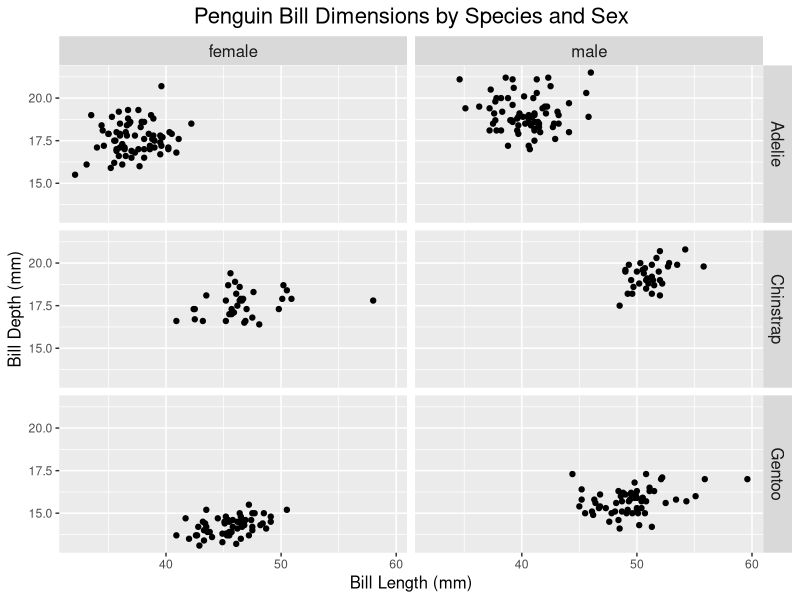

Source code (R):
# Load the required libraries
library(ggplot2)
library(palmerpenguins)
library(svglite)

# Load the penguins dataset
data("penguins")
penguins <- na.omit(penguins)

# Create a ggplot
p <- ggplot(penguins, aes(x = bill_length_mm, y = bill_depth_mm)) +
  geom_point() +
  facet_grid(species ~ sex) +
  labs(
    title = "Penguin Bill Dimensions by Species and Sex",
    x = "Bill Length (mm)",
    y = "Bill Depth (mm)"
  ) +
  theme(
    plot.title = element_text(size = 16, hjust = 0.5),
    strip.text = element_text(size = 12),
    axis.title = element_text(size = 12)
  )

# Save the plot as an SVG file using ggsave and svglite
ggsave("multi-panel.svg", plot = p, device = svglite, width = 10, height = 8)

# Extract raw data used for plotting per panel
plot_data <- ggplot_build(p)$data[[1]]
# Split the data by panel
plot_data_split <- split(plot_data, plot_data$PANEL)

# Save each panel data as a separate data frame object
panel_data_list <- lapply(names(plot_data_split), function(panel) {
  panel_data <- plot_data_split[[panel]]
  assign(paste0("panel_data_", panel), panel_data, envir = .GlobalEnv)
  return(panel_data)
})

# Assign names to the list elements for easier reference
names(panel_data_list) <- names(plot_data_split)

# Load the required library for JSON
library(jsonlite)

# Save each panel data as a JSON file containing only x and y variables
lapply(names(panel_data_list), function(panel) {
  panel_data <- panel_data_list[[panel]][, c("x", "y")]
  json_file <- paste0("panel_data_", panel, ".json")
  write_json(panel_data, json_file)
})



# Extract the layout information to get the panel titles
layout_info <- ggplot_build(p)$layout$layout

# Create a data frame that maps panel numbers to species and sex
panel_mapping <- data.frame(
  PANEL = layout_info$PANEL,
  species = layout_info$species,
  sex = layout_info$sex
)

print(panel_mapping)
